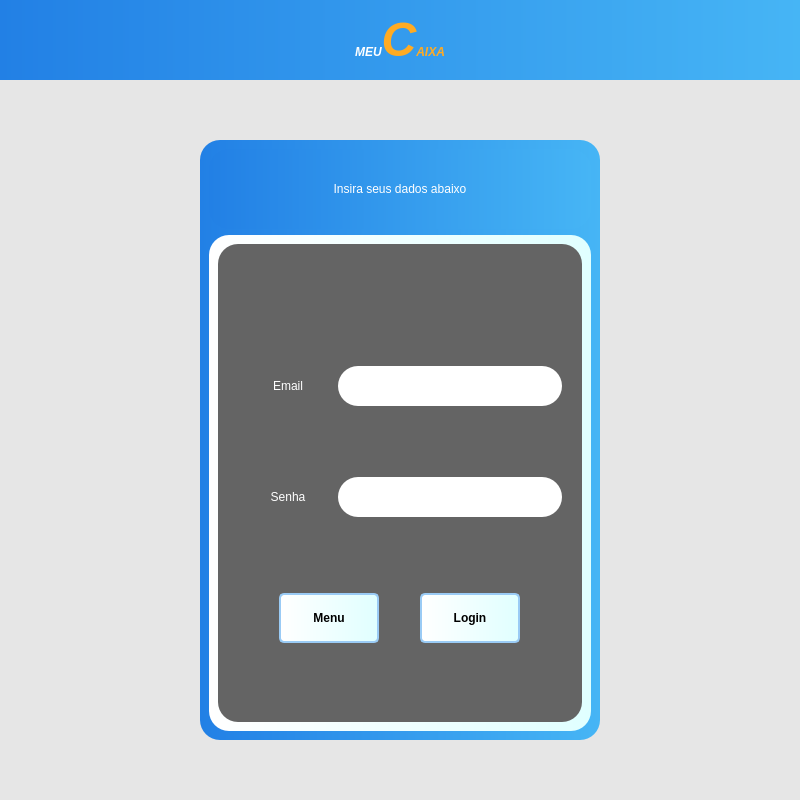
<?xml version="1.0" encoding="UTF-8"?>
<ui version="4.0">
 <class>MainWindow</class>
 <widget class="QMainWindow" name="MainWindow">
  <property name="geometry">
   <rect>
    <x>0</x>
    <y>0</y>
    <width>800</width>
    <height>800</height>
   </rect>
  </property>
  <property name="minimumSize">
   <size>
    <width>800</width>
    <height>800</height>
   </size>
  </property>
  <property name="windowTitle">
   <string>MainWindow</string>
  </property>
  <widget class="QWidget" name="centralwidget">
   <property name="minimumSize">
    <size>
     <width>750</width>
     <height>0</height>
    </size>
   </property>
   <property name="styleSheet">
    <string notr="true">QLabel {
color: rgb(255, 255, 255);
font: 14pt &quot;MS Shell Dlg 2&quot;;

}</string>
   </property>
   <layout class="QVBoxLayout" name="verticalLayout">
    <property name="spacing">
     <number>0</number>
    </property>
    <property name="leftMargin">
     <number>0</number>
    </property>
    <property name="topMargin">
     <number>0</number>
    </property>
    <property name="rightMargin">
     <number>0</number>
    </property>
    <property name="bottomMargin">
     <number>0</number>
    </property>
    <item>
     <widget class="QFrame" name="top_bar">
      <property name="maximumSize">
       <size>
        <width>16777215</width>
        <height>80</height>
       </size>
      </property>
      <property name="styleSheet">
       <string notr="true">background-color: qlineargradient(spread:pad, x1:0, y1:0, x2:1, y2:0, stop:0 rgba(34, 128, 229), stop:1 rgba(70, 181, 245));

</string>
      </property>
      <property name="frameShape">
       <enum>QFrame::NoFrame</enum>
      </property>
      <property name="frameShadow">
       <enum>QFrame::Raised</enum>
      </property>
      <layout class="QHBoxLayout" name="horizontalLayout">
       <property name="spacing">
        <number>0</number>
       </property>
       <property name="leftMargin">
        <number>0</number>
       </property>
       <property name="topMargin">
        <number>0</number>
       </property>
       <property name="rightMargin">
        <number>0</number>
       </property>
       <property name="bottomMargin">
        <number>0</number>
       </property>
       <item>
        <widget class="QLabel" name="label_title">
         <property name="styleSheet">
          <string notr="true">font: 28pt &quot;Segoe UI&quot;;
font-weight: bold;

</string>
         </property>
         <property name="text">
          <string>&lt;html&gt;&lt;head/&gt;&lt;body&gt;&lt;p&gt;&lt;span style=&quot; font-style:italic; color:#ffffff;&quot;&gt;MEU&lt;/span&gt;&lt;span style=&quot; font-size:36pt; font-style:italic; color:#ffab23;&quot;&gt;C&lt;/span&gt;&lt;span style=&quot; font-style:italic; color:#ffab23;&quot;&gt;AIXA&lt;/span&gt;&lt;/p&gt;&lt;/body&gt;&lt;/html&gt;</string>
         </property>
         <property name="alignment">
          <set>Qt::AlignCenter</set>
         </property>
        </widget>
       </item>
      </layout>
     </widget>
    </item>
    <item>
     <widget class="QFrame" name="content">
      <property name="styleSheet">
       <string notr="true">background-color: rgb(230,230,230);</string>
      </property>
      <property name="frameShape">
       <enum>QFrame::NoFrame</enum>
      </property>
      <property name="frameShadow">
       <enum>QFrame::Raised</enum>
      </property>
      <layout class="QHBoxLayout" name="horizontalLayout_2">
       <item>
        <widget class="QFrame" name="menu_area">
         <property name="maximumSize">
          <size>
           <width>400</width>
           <height>600</height>
          </size>
         </property>
         <property name="styleSheet">
          <string notr="true">background-color: qlineargradient(spread:pad, x1:0, y1:0, x2:1, y2:0, stop:0 rgba(34, 128, 229), stop:1 rgba(70, 181, 245));
border-radius: 20px;
</string>
         </property>
         <property name="frameShape">
          <enum>QFrame::StyledPanel</enum>
         </property>
         <property name="frameShadow">
          <enum>QFrame::Raised</enum>
         </property>
         <layout class="QVBoxLayout" name="verticalLayout_2">
          <item>
           <widget class="QLabel" name="lbl_menu">
            <property name="maximumSize">
             <size>
              <width>16777215</width>
              <height>80</height>
             </size>
            </property>
            <property name="styleSheet">
             <string notr="true"/>
            </property>
            <property name="text">
             <string>Insira seus dados abaixo</string>
            </property>
            <property name="alignment">
             <set>Qt::AlignCenter</set>
            </property>
            <property name="wordWrap">
             <bool>true</bool>
            </property>
           </widget>
          </item>
          <item>
           <widget class="QFrame" name="conteudoLogin">
            <property name="styleSheet">
             <string notr="true">background-color: qlineargradient(spread:pad, x1:0, y1:0, x2:1, y2:0, stop:0 rgba(255, 255, 255, 255), stop:1 rgba(224, 255, 255));</string>
            </property>
            <property name="frameShape">
             <enum>QFrame::StyledPanel</enum>
            </property>
            <property name="frameShadow">
             <enum>QFrame::Raised</enum>
            </property>
            <layout class="QVBoxLayout" name="verticalLayout_3">
             <item>
              <widget class="QFrame" name="conteudoLoginInterno">
               <property name="styleSheet">
                <string notr="true">background-color: rgb(100, 100, 100);</string>
               </property>
               <property name="frameShape">
                <enum>QFrame::StyledPanel</enum>
               </property>
               <property name="frameShadow">
                <enum>QFrame::Raised</enum>
               </property>
               <layout class="QGridLayout" name="gridLayout">
                <property name="leftMargin">
                 <number>20</number>
                </property>
                <property name="topMargin">
                 <number>20</number>
                </property>
                <property name="rightMargin">
                 <number>20</number>
                </property>
                <property name="bottomMargin">
                 <number>20</number>
                </property>
                <property name="spacing">
                 <number>0</number>
                </property>
                <item row="2" column="0">
                 <widget class="QFrame" name="frameCampoSenha">
                  <property name="maximumSize">
                   <size>
                    <width>16777215</width>
                    <height>80</height>
                   </size>
                  </property>
                  <property name="frameShape">
                   <enum>QFrame::NoFrame</enum>
                  </property>
                  <property name="frameShadow">
                   <enum>QFrame::Raised</enum>
                  </property>
                  <layout class="QHBoxLayout" name="horizontalLayout_4" stretch="0,0">
                   <property name="spacing">
                    <number>0</number>
                   </property>
                   <property name="leftMargin">
                    <number>0</number>
                   </property>
                   <property name="topMargin">
                    <number>0</number>
                   </property>
                   <property name="rightMargin">
                    <number>0</number>
                   </property>
                   <property name="bottomMargin">
                    <number>0</number>
                   </property>
                   <item>
                    <widget class="QLabel" name="lblSenha">
                     <property name="minimumSize">
                      <size>
                       <width>100</width>
                       <height>0</height>
                      </size>
                     </property>
                     <property name="text">
                      <string>Senha</string>
                     </property>
                     <property name="alignment">
                      <set>Qt::AlignCenter</set>
                     </property>
                    </widget>
                   </item>
                   <item>
                    <widget class="QLineEdit" name="campoSenha">
                     <property name="minimumSize">
                      <size>
                       <width>0</width>
                       <height>40</height>
                      </size>
                     </property>
                     <property name="styleSheet">
                      <string notr="true">background-color: white;</string>
                     </property>
                     <property name="echoMode">
                      <enum>QLineEdit::Password</enum>
                     </property>
                     <property name="alignment">
                      <set>Qt::AlignCenter</set>
                     </property>
                    </widget>
                   </item>
                  </layout>
                 </widget>
                </item>
                <item row="3" column="0">
                 <widget class="QFrame" name="frameBotaoLogin">
                  <property name="maximumSize">
                   <size>
                    <width>16777215</width>
                    <height>100</height>
                   </size>
                  </property>
                  <property name="frameShape">
                   <enum>QFrame::NoFrame</enum>
                  </property>
                  <property name="frameShadow">
                   <enum>QFrame::Raised</enum>
                  </property>
                  <layout class="QHBoxLayout" name="horizontalLayout_5">
                   <property name="spacing">
                    <number>0</number>
                   </property>
                   <property name="leftMargin">
                    <number>0</number>
                   </property>
                   <property name="topMargin">
                    <number>0</number>
                   </property>
                   <property name="rightMargin">
                    <number>0</number>
                   </property>
                   <property name="bottomMargin">
                    <number>0</number>
                   </property>
                   <item>
                    <widget class="QPushButton" name="btnMenu">
                     <property name="maximumSize">
                      <size>
                       <width>100</width>
                       <height>50</height>
                      </size>
                     </property>
                     <property name="styleSheet">
                      <string notr="true">QPushButton {
	font: 14pt &quot;Segoe UI&quot;;	
	font-weight: bold;
	border-radius: 5px;
	border: 2px solid rgb(154, 203, 245);
	background-color: qlineargradient(spread:pad, x1:0, y1:0, x2:1, y2:0, stop:0 rgba(255, 255, 255, 255), stop:1 rgba(224, 255, 255));
}
QPushButton:hover {	
	border: 2px solid rgb(70, 181, 245);	
	background-color: qlineargradient(spread:pad, x1:0, y1:0, x2:1, y2:0, stop:0 rgba(255, 255, 255, 255), stop:1 rgba(174, 245, 245));
}
QPushButton:pressed {	
	border: 2px solid rgb(60, 60, 60);	
	background-color: qlineargradient(spread:pad, x1:0, y1:0, x2:1, y2:0, stop:0 rgba(255, 255, 255, 255), stop:1 rgba(135, 212, 245));
}
</string>
                     </property>
                     <property name="text">
                      <string>Menu</string>
                     </property>
                    </widget>
                   </item>
                   <item>
                    <widget class="QPushButton" name="btnLogin">
                     <property name="maximumSize">
                      <size>
                       <width>100</width>
                       <height>50</height>
                      </size>
                     </property>
                     <property name="styleSheet">
                      <string notr="true">QPushButton {
	font: 14pt &quot;Segoe UI&quot;;	
	font-weight: bold;
	border-radius: 5px;
	border: 2px solid rgb(154, 203, 245);
	background-color: qlineargradient(spread:pad, x1:0, y1:0, x2:1, y2:0, stop:0 rgba(255, 255, 255, 255), stop:1 rgba(224, 255, 255));
}
QPushButton:hover {	
	border: 2px solid rgb(70, 181, 245);	
	background-color: qlineargradient(spread:pad, x1:0, y1:0, x2:1, y2:0, stop:0 rgba(255, 255, 255, 255), stop:1 rgba(174, 245, 245));
}
QPushButton:pressed {	
	border: 2px solid rgb(60, 60, 60);	
	background-color: qlineargradient(spread:pad, x1:0, y1:0, x2:1, y2:0, stop:0 rgba(255, 255, 255, 255), stop:1 rgba(135, 212, 245));
}
</string>
                     </property>
                     <property name="text">
                      <string>Login</string>
                     </property>
                    </widget>
                   </item>
                  </layout>
                 </widget>
                </item>
                <item row="1" column="0">
                 <widget class="QFrame" name="frameCampoEmail">
                  <property name="maximumSize">
                   <size>
                    <width>16777215</width>
                    <height>80</height>
                   </size>
                  </property>
                  <property name="frameShape">
                   <enum>QFrame::NoFrame</enum>
                  </property>
                  <property name="frameShadow">
                   <enum>QFrame::Raised</enum>
                  </property>
                  <layout class="QHBoxLayout" name="horizontalLayout_3">
                   <property name="spacing">
                    <number>0</number>
                   </property>
                   <property name="leftMargin">
                    <number>0</number>
                   </property>
                   <property name="topMargin">
                    <number>0</number>
                   </property>
                   <property name="rightMargin">
                    <number>0</number>
                   </property>
                   <property name="bottomMargin">
                    <number>0</number>
                   </property>
                   <item>
                    <widget class="QLabel" name="lblEmail">
                     <property name="minimumSize">
                      <size>
                       <width>100</width>
                       <height>0</height>
                      </size>
                     </property>
                     <property name="text">
                      <string>Email</string>
                     </property>
                     <property name="alignment">
                      <set>Qt::AlignCenter</set>
                     </property>
                    </widget>
                   </item>
                   <item>
                    <widget class="QLineEdit" name="campoEmail">
                     <property name="minimumSize">
                      <size>
                       <width>0</width>
                       <height>40</height>
                      </size>
                     </property>
                     <property name="styleSheet">
                      <string notr="true">background-color: white;</string>
                     </property>
                     <property name="inputMethodHints">
                      <set>Qt::ImhEmailCharactersOnly</set>
                     </property>
                     <property name="alignment">
                      <set>Qt::AlignCenter</set>
                     </property>
                    </widget>
                   </item>
                  </layout>
                 </widget>
                </item>
                <item row="0" column="0">
                 <widget class="QFrame" name="frame">
                  <property name="maximumSize">
                   <size>
                    <width>16777215</width>
                    <height>20</height>
                   </size>
                  </property>
                  <property name="frameShape">
                   <enum>QFrame::NoFrame</enum>
                  </property>
                  <property name="frameShadow">
                   <enum>QFrame::Raised</enum>
                  </property>
                  <layout class="QHBoxLayout" name="horizontalLayout_6">
                   <property name="spacing">
                    <number>0</number>
                   </property>
                   <property name="leftMargin">
                    <number>0</number>
                   </property>
                   <property name="topMargin">
                    <number>0</number>
                   </property>
                   <property name="rightMargin">
                    <number>0</number>
                   </property>
                   <property name="bottomMargin">
                    <number>0</number>
                   </property>
                   <item>
                    <widget class="QLabel" name="lblMensagemErro">
                     <property name="styleSheet">
                      <string notr="true">color: rgb(255, 100, 100);</string>
                     </property>
                     <property name="text">
                      <string/>
                     </property>
                     <property name="alignment">
                      <set>Qt::AlignCenter</set>
                     </property>
                    </widget>
                   </item>
                  </layout>
                 </widget>
                </item>
               </layout>
              </widget>
             </item>
            </layout>
           </widget>
          </item>
         </layout>
        </widget>
       </item>
      </layout>
     </widget>
    </item>
   </layout>
  </widget>
 </widget>
 <resources/>
 <connections/>
</ui>
